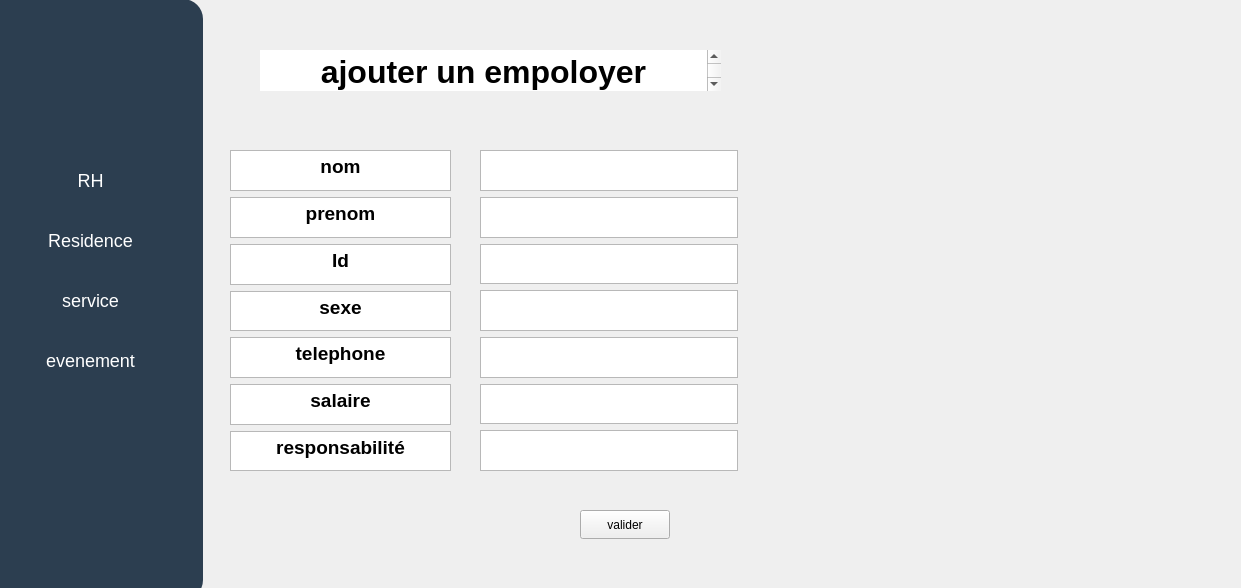
<?xml version="1.0" encoding="UTF-8"?>
<ui version="4.0">
 <class>Widget</class>
 <widget class="QWidget" name="Widget">
  <property name="geometry">
   <rect>
    <x>0</x>
    <y>0</y>
    <width>1241</width>
    <height>588</height>
   </rect>
  </property>
  <property name="windowTitle">
   <string>Widget</string>
  </property>
  <widget class="QLabel" name="label">
   <property name="geometry">
    <rect>
     <x>-18</x>
     <y>-1</y>
     <width>221</width>
     <height>601</height>
    </rect>
   </property>
   <property name="styleSheet">
    <string notr="true">background-color: rgb(44, 62, 80);
border-radius: 20px;</string>
   </property>
   <property name="text">
    <string/>
   </property>
  </widget>
  <widget class="QLabel" name="label_3">
   <property name="geometry">
    <rect>
     <x>20</x>
     <y>20</y>
     <width>141</width>
     <height>101</height>
    </rect>
   </property>
   <property name="styleSheet">
    <string notr="true">image: url(:/new/prefix1/cropped_circle_image.png);
image: url(:/cropped_circle_image.png);</string>
   </property>
   <property name="text">
    <string/>
   </property>
  </widget>
  <widget class="QTextBrowser" name="textBrowser_8">
   <property name="geometry">
    <rect>
     <x>260</x>
     <y>50</y>
     <width>461</width>
     <height>41</height>
    </rect>
   </property>
   <property name="frameShape">
    <enum>QFrame::Shape::NoFrame</enum>
   </property>
   <property name="html">
    <string>&lt;!DOCTYPE HTML PUBLIC &quot;-//W3C//DTD HTML 4.0//EN&quot; &quot;http://www.w3.org/TR/REC-html40/strict.dtd&quot;&gt;
&lt;html&gt;&lt;head&gt;&lt;meta name=&quot;qrichtext&quot; content=&quot;1&quot; /&gt;&lt;meta charset=&quot;utf-8&quot; /&gt;&lt;style type=&quot;text/css&quot;&gt;
p, li { white-space: pre-wrap; }
hr { height: 1px; border-width: 0; }
li.unchecked::marker { content: &quot;\2610&quot;; }
li.checked::marker { content: &quot;\2612&quot;; }
&lt;/style&gt;&lt;/head&gt;&lt;body style=&quot; font-family:'Segoe UI'; font-size:9pt; font-weight:400; font-style:normal;&quot;&gt;
&lt;p align=&quot;center&quot; style=&quot; margin-top:0px; margin-bottom:0px; margin-left:0px; margin-right:0px; -qt-block-indent:0; text-indent:0px;&quot;&gt;&lt;span style=&quot; font-size:24pt; font-weight:700;&quot;&gt;ajouter un empoloyer&lt;/span&gt;&lt;/p&gt;&lt;/body&gt;&lt;/html&gt;</string>
   </property>
  </widget>
  <widget class="QPushButton" name="pushButton">
   <property name="geometry">
    <rect>
     <x>580</x>
     <y>510</y>
     <width>90</width>
     <height>29</height>
    </rect>
   </property>
   <property name="text">
    <string>valider</string>
   </property>
  </widget>
  <widget class="QWidget" name="layoutWidget">
   <property name="geometry">
    <rect>
     <x>230</x>
     <y>150</y>
     <width>221</width>
     <height>321</height>
    </rect>
   </property>
   <layout class="QVBoxLayout" name="verticalLayout">
    <item>
     <widget class="QTextBrowser" name="textBrowser_3">
      <property name="html">
       <string>&lt;!DOCTYPE HTML PUBLIC &quot;-//W3C//DTD HTML 4.0//EN&quot; &quot;http://www.w3.org/TR/REC-html40/strict.dtd&quot;&gt;
&lt;html&gt;&lt;head&gt;&lt;meta name=&quot;qrichtext&quot; content=&quot;1&quot; /&gt;&lt;meta charset=&quot;utf-8&quot; /&gt;&lt;style type=&quot;text/css&quot;&gt;
p, li { white-space: pre-wrap; }
hr { height: 1px; border-width: 0; }
li.unchecked::marker { content: &quot;\2610&quot;; }
li.checked::marker { content: &quot;\2612&quot;; }
&lt;/style&gt;&lt;/head&gt;&lt;body style=&quot; font-family:'Segoe UI'; font-size:9pt; font-weight:400; font-style:normal;&quot;&gt;
&lt;p align=&quot;center&quot; style=&quot; margin-top:0px; margin-bottom:0px; margin-left:0px; margin-right:0px; -qt-block-indent:0; text-indent:0px;&quot;&gt;&lt;span style=&quot; font-size:14pt; font-weight:700;&quot;&gt;nom&lt;/span&gt;&lt;/p&gt;&lt;/body&gt;&lt;/html&gt;</string>
      </property>
     </widget>
    </item>
    <item>
     <widget class="QTextBrowser" name="textBrowser_2">
      <property name="html">
       <string>&lt;!DOCTYPE HTML PUBLIC &quot;-//W3C//DTD HTML 4.0//EN&quot; &quot;http://www.w3.org/TR/REC-html40/strict.dtd&quot;&gt;
&lt;html&gt;&lt;head&gt;&lt;meta name=&quot;qrichtext&quot; content=&quot;1&quot; /&gt;&lt;meta charset=&quot;utf-8&quot; /&gt;&lt;style type=&quot;text/css&quot;&gt;
p, li { white-space: pre-wrap; }
hr { height: 1px; border-width: 0; }
li.unchecked::marker { content: &quot;\2610&quot;; }
li.checked::marker { content: &quot;\2612&quot;; }
&lt;/style&gt;&lt;/head&gt;&lt;body style=&quot; font-family:'Segoe UI'; font-size:9pt; font-weight:400; font-style:normal;&quot;&gt;
&lt;p align=&quot;center&quot; style=&quot; margin-top:0px; margin-bottom:0px; margin-left:0px; margin-right:0px; -qt-block-indent:0; text-indent:0px;&quot;&gt;&lt;span style=&quot; font-size:14pt; font-weight:700;&quot;&gt;prenom&lt;/span&gt;&lt;/p&gt;&lt;/body&gt;&lt;/html&gt;</string>
      </property>
     </widget>
    </item>
    <item>
     <widget class="QTextBrowser" name="textBrowser">
      <property name="html">
       <string>&lt;!DOCTYPE HTML PUBLIC &quot;-//W3C//DTD HTML 4.0//EN&quot; &quot;http://www.w3.org/TR/REC-html40/strict.dtd&quot;&gt;
&lt;html&gt;&lt;head&gt;&lt;meta name=&quot;qrichtext&quot; content=&quot;1&quot; /&gt;&lt;meta charset=&quot;utf-8&quot; /&gt;&lt;style type=&quot;text/css&quot;&gt;
p, li { white-space: pre-wrap; }
hr { height: 1px; border-width: 0; }
li.unchecked::marker { content: &quot;\2610&quot;; }
li.checked::marker { content: &quot;\2612&quot;; }
&lt;/style&gt;&lt;/head&gt;&lt;body style=&quot; font-family:'Segoe UI'; font-size:9pt; font-weight:400; font-style:normal;&quot;&gt;
&lt;p align=&quot;center&quot; style=&quot; margin-top:0px; margin-bottom:0px; margin-left:0px; margin-right:0px; -qt-block-indent:0; text-indent:0px;&quot;&gt;&lt;span style=&quot; font-size:14pt; font-weight:700;&quot;&gt;Id&lt;/span&gt;&lt;/p&gt;&lt;/body&gt;&lt;/html&gt;</string>
      </property>
     </widget>
    </item>
    <item>
     <widget class="QTextBrowser" name="textBrowser_5">
      <property name="html">
       <string>&lt;!DOCTYPE HTML PUBLIC &quot;-//W3C//DTD HTML 4.0//EN&quot; &quot;http://www.w3.org/TR/REC-html40/strict.dtd&quot;&gt;
&lt;html&gt;&lt;head&gt;&lt;meta name=&quot;qrichtext&quot; content=&quot;1&quot; /&gt;&lt;meta charset=&quot;utf-8&quot; /&gt;&lt;style type=&quot;text/css&quot;&gt;
p, li { white-space: pre-wrap; }
hr { height: 1px; border-width: 0; }
li.unchecked::marker { content: &quot;\2610&quot;; }
li.checked::marker { content: &quot;\2612&quot;; }
&lt;/style&gt;&lt;/head&gt;&lt;body style=&quot; font-family:'Segoe UI'; font-size:9pt; font-weight:400; font-style:normal;&quot;&gt;
&lt;p align=&quot;center&quot; style=&quot; margin-top:0px; margin-bottom:0px; margin-left:0px; margin-right:0px; -qt-block-indent:0; text-indent:0px;&quot;&gt;&lt;span style=&quot; font-size:14pt; font-weight:700;&quot;&gt;sexe&lt;/span&gt;&lt;/p&gt;&lt;/body&gt;&lt;/html&gt;</string>
      </property>
     </widget>
    </item>
    <item>
     <widget class="QTextBrowser" name="textBrowser_6">
      <property name="html">
       <string>&lt;!DOCTYPE HTML PUBLIC &quot;-//W3C//DTD HTML 4.0//EN&quot; &quot;http://www.w3.org/TR/REC-html40/strict.dtd&quot;&gt;
&lt;html&gt;&lt;head&gt;&lt;meta name=&quot;qrichtext&quot; content=&quot;1&quot; /&gt;&lt;meta charset=&quot;utf-8&quot; /&gt;&lt;style type=&quot;text/css&quot;&gt;
p, li { white-space: pre-wrap; }
hr { height: 1px; border-width: 0; }
li.unchecked::marker { content: &quot;\2610&quot;; }
li.checked::marker { content: &quot;\2612&quot;; }
&lt;/style&gt;&lt;/head&gt;&lt;body style=&quot; font-family:'Segoe UI'; font-size:9pt; font-weight:400; font-style:normal;&quot;&gt;
&lt;p align=&quot;center&quot; style=&quot; margin-top:0px; margin-bottom:0px; margin-left:0px; margin-right:0px; -qt-block-indent:0; text-indent:0px;&quot;&gt;&lt;span style=&quot; font-size:14pt; font-weight:700;&quot;&gt;telephone&lt;/span&gt;&lt;/p&gt;&lt;/body&gt;&lt;/html&gt;</string>
      </property>
     </widget>
    </item>
    <item>
     <widget class="QTextBrowser" name="textBrowser_4">
      <property name="html">
       <string>&lt;!DOCTYPE HTML PUBLIC &quot;-//W3C//DTD HTML 4.0//EN&quot; &quot;http://www.w3.org/TR/REC-html40/strict.dtd&quot;&gt;
&lt;html&gt;&lt;head&gt;&lt;meta name=&quot;qrichtext&quot; content=&quot;1&quot; /&gt;&lt;meta charset=&quot;utf-8&quot; /&gt;&lt;style type=&quot;text/css&quot;&gt;
p, li { white-space: pre-wrap; }
hr { height: 1px; border-width: 0; }
li.unchecked::marker { content: &quot;\2610&quot;; }
li.checked::marker { content: &quot;\2612&quot;; }
&lt;/style&gt;&lt;/head&gt;&lt;body style=&quot; font-family:'Segoe UI'; font-size:9pt; font-weight:400; font-style:normal;&quot;&gt;
&lt;p align=&quot;center&quot; style=&quot; margin-top:0px; margin-bottom:0px; margin-left:0px; margin-right:0px; -qt-block-indent:0; text-indent:0px;&quot;&gt;&lt;span style=&quot; font-size:14pt; font-weight:700;&quot;&gt;salaire&lt;/span&gt;&lt;/p&gt;&lt;/body&gt;&lt;/html&gt;</string>
      </property>
     </widget>
    </item>
    <item>
     <widget class="QTextBrowser" name="textBrowser_7">
      <property name="html">
       <string>&lt;!DOCTYPE HTML PUBLIC &quot;-//W3C//DTD HTML 4.0//EN&quot; &quot;http://www.w3.org/TR/REC-html40/strict.dtd&quot;&gt;
&lt;html&gt;&lt;head&gt;&lt;meta name=&quot;qrichtext&quot; content=&quot;1&quot; /&gt;&lt;meta charset=&quot;utf-8&quot; /&gt;&lt;style type=&quot;text/css&quot;&gt;
p, li { white-space: pre-wrap; }
hr { height: 1px; border-width: 0; }
li.unchecked::marker { content: &quot;\2610&quot;; }
li.checked::marker { content: &quot;\2612&quot;; }
&lt;/style&gt;&lt;/head&gt;&lt;body style=&quot; font-family:'Segoe UI'; font-size:9pt; font-weight:400; font-style:normal;&quot;&gt;
&lt;p align=&quot;center&quot; style=&quot; margin-top:0px; margin-bottom:0px; margin-left:0px; margin-right:0px; -qt-block-indent:0; text-indent:0px;&quot;&gt;&lt;span style=&quot; font-size:14pt; font-weight:700;&quot;&gt;responsabilité&lt;/span&gt;&lt;/p&gt;&lt;/body&gt;&lt;/html&gt;</string>
      </property>
     </widget>
    </item>
   </layout>
  </widget>
  <widget class="QWidget" name="layoutWidget">
   <property name="geometry">
    <rect>
     <x>480</x>
     <y>150</y>
     <width>258</width>
     <height>321</height>
    </rect>
   </property>
   <layout class="QGridLayout" name="gridLayout_2">
    <item row="5" column="0">
     <widget class="QTextEdit" name="textEdit_3"/>
    </item>
    <item row="2" column="0">
     <widget class="QTextEdit" name="textEdit"/>
    </item>
    <item row="7" column="0">
     <widget class="QTextEdit" name="textEdit_5"/>
    </item>
    <item row="6" column="0">
     <widget class="QTextEdit" name="textEdit_2"/>
    </item>
    <item row="3" column="0">
     <widget class="QTextEdit" name="textEdit_7"/>
    </item>
    <item row="1" column="0">
     <widget class="QTextEdit" name="textEdit_4"/>
    </item>
    <item row="4" column="0">
     <widget class="QTextEdit" name="textEdit_6"/>
    </item>
   </layout>
  </widget>
  <widget class="QPushButton" name="pushButton_2">
   <property name="geometry">
    <rect>
     <x>30</x>
     <y>160</y>
     <width>121</width>
     <height>41</height>
    </rect>
   </property>
   <property name="styleSheet">
    <string notr="true">QPushButton {
    background-color: #2C3E50;
    color: white;
    border-radius: 8px;
    padding: 10px;
    font-size: 18px;
}
QPushButton:hover {
    background-color: #1E5BB8;
}
QPushButton:pressed {
    background-color: #FFFFFF;
}</string>
   </property>
   <property name="text">
    <string>RH</string>
   </property>
  </widget>
  <widget class="QPushButton" name="pushButton_3">
   <property name="geometry">
    <rect>
     <x>30</x>
     <y>220</y>
     <width>121</width>
     <height>41</height>
    </rect>
   </property>
   <property name="styleSheet">
    <string notr="true">QPushButton {
    background-color: #2C3E50;
    color: white;
    border-radius: 8px;
    padding: 10px;
    font-size: 18px;
}
QPushButton:hover {
    background-color: #1E5BB8;
}
QPushButton:pressed {
    background-color: #FFFFFF;
}</string>
   </property>
   <property name="text">
    <string>Residence</string>
   </property>
  </widget>
  <widget class="QPushButton" name="pushButton_4">
   <property name="geometry">
    <rect>
     <x>30</x>
     <y>280</y>
     <width>121</width>
     <height>41</height>
    </rect>
   </property>
   <property name="styleSheet">
    <string notr="true">QPushButton {
    background-color: #2C3E50;
    color: white;
    border-radius: 8px;
    padding: 10px;
    font-size: 18px;
}
QPushButton:hover {
    background-color: #1E5BB8;
}
QPushButton:pressed {
    background-color: #FFFFFF;
}</string>
   </property>
   <property name="text">
    <string>service</string>
   </property>
  </widget>
  <widget class="QPushButton" name="pushButton_5">
   <property name="geometry">
    <rect>
     <x>30</x>
     <y>340</y>
     <width>121</width>
     <height>41</height>
    </rect>
   </property>
   <property name="styleSheet">
    <string notr="true">QPushButton {
    background-color: #2C3E50;
    color: white;
    border-radius: 8px;
    padding: 10px;
    font-size: 18px;
}
QPushButton:hover {
    background-color: #1E5BB8;
}
QPushButton:pressed {
    background-color: #FFFFFF;
}</string>
   </property>
   <property name="text">
    <string>evenement</string>
   </property>
  </widget>
  <zorder>label</zorder>
  <zorder>textBrowser_8</zorder>
  <zorder>pushButton</zorder>
  <zorder>layoutWidget</zorder>
  <zorder>layoutWidget</zorder>
  <zorder>pushButton_2</zorder>
  <zorder>pushButton_3</zorder>
  <zorder>pushButton_4</zorder>
  <zorder>pushButton_5</zorder>
  <zorder>label_3</zorder>
 </widget>
 <resources/>
 <connections/>
</ui>
